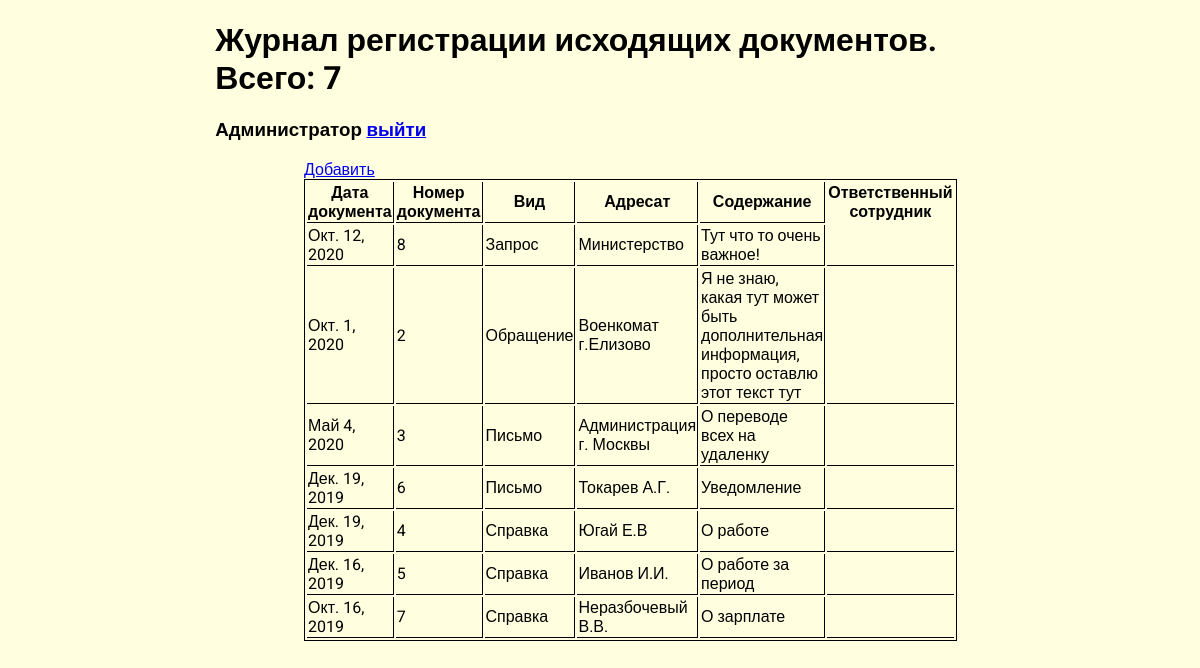
The app's page /journals/outbound_docs/ (signed in) with its own data.
### reg_jounals/models.py (models this page shows, shortened)
class OutBoundDocument(models.Model):
    doc_type = models.CharField(default='Письмо', max_length=100, help_text="Введите вид документа (письмо, справка, и.т.д)", verbose_name='Вид', db_index=True)
    doc_date = models.DateField(help_text="Введите дату документа", verbose_name='Дата документа', db_index=True)
    doc_dest =  models.CharField(max_length=256, help_text="Введите адресата", verbose_name='Получатель (адресат)')
    doc_additionalData = models.CharField(max_length=256, help_text="Введите содержание документа", verbose_name='Содержание документа')
    doc_res_officer = models.CharField(blank=True, default='none', max_length=256, help_text="Сотрудник, который внес документ в систему ", verbose_name='Ответственный сотрудник')
    class Meta:
        ordering = ["-doc_date"]
        verbose_name = 'Исходящий документ'
        verbose_name_plural = 'Исходящие документы'

### reg_jounals/views.py (the view)
# urls.py: path('outbound_docs/', views.outbound_docs, name='outbound'),
def outbound_docs(request):
    if request.user.is_authenticated:
        auth = request.user.is_authenticated
        documents = OutBoundDocument.objects.all()
        count = len(documents)
        method = str(request.method)
        usr = str(request.user.first_name)
        return render(request, 'reg_jounals/outbound_docs.html', context={'documents':documents, 'count':count, 'auth':auth})
    else:
        return render(request, 'reg_jounals/no_auth.html')

### reg_jounals/templates/reg_jounals/outbound_docs.html (shortened to what this page needs)
{%extends "reg_jounals/index.html" %}
{%block header%} Журнал регистрации исходящих документов. Всего: {{count}} {%endblock%}
{%block content%}
<a href="{% url 'doc_outbound_add_url' %}">Добавить</a>
<table>
  <tr>
    <th>Дата документа</th>
    <th>Номер документа</th>
    <th>Вид</th>
    <th>Адресат</th>
    <th>Содержание</th>
    <th>Ответственный сотрудник</th>
  </tr>
  {%for doc in documents%}
  <tr>
    <td>{{doc.doc_date}}</td>
    <td>{{doc.id}}</td>
    <td>{{doc.doc_type}}</td>
    <td>{{doc.doc_dest}}</td>
    <td>{{doc.doc_additionalData}}</td>
    <td>{{doc.doc_res_officer}}</td>
</tr>
  {%endfor%}
</table>
{%endblock%}

### reg_jounals/templates/reg_jounals/index.html (shortened to what this page needs)
<!DOCTYPE html>
<html lang="en">
<head>
  {%load static%}
  <link rel="stylesheet" href="{% static 'css/style.css'%}">
</head>
<body>
  <header>
    <div class="container">
      <h1>{%block header%}Журналы регистрации внутренней документации СУП{%endblock%}</h1>
      <h3>{{ user.first_name }} <a href="{% url 'logout'%}">выйти</a></h3>
    </div>
  </header>
  <div class="container d-block w-50">
    {%block content%}{%endblock%}
  </div>
</body>
</html>

### reg_jounals/static/css/style.css (style rules this page uses)
* { font-family: 'Roboto', sans-serif; }
html { background: lightyellow; }
.container { width: 65%; margin: auto; display: block; }
.d-block { display: block; }
.w-50 { width: 50%; }
table { border: solid 1px black; }
table tr th, td { border-right: solid 1px black; border-bottom: solid 1px black; }
table tr th:last-child, td:last-child { border-right: none; }
table tbody tr th:last-child { border-bottom: none; }
table tr:last-child { border-bottom: none; }

### records on screen
OutBoundDocument: doc_date "Окт. 12, 2020", id "8", doc_type "Запрос", doc_dest "Министерство", doc_additionalData "Тут что то очень важное!"
OutBoundDocument: doc_date "Окт. 1, 2020", id "2", doc_type "Обращение", doc_dest "Военкомат г.Елизово", doc_additionalData "Я не знаю, какая тут может быть дополнительная информация, просто оставлю этот текст тут"
OutBoundDocument: doc_date "Май 4, 2020", id "3", doc_type "Письмо", doc_dest "Администрация г. Москвы", doc_additionalData "О переводе всех на удаленку"
OutBoundDocument: doc_date "Дек. 19, 2019", id "6", doc_type "Письмо", doc_dest "Токарев А.Г.", doc_additionalData "Уведомление"
OutBoundDocument: doc_date "Дек. 19, 2019", id "4", doc_type "Справка", doc_dest "Югай Е.В", doc_additionalData "О работе"
OutBoundDocument: doc_date "Дек. 16, 2019", id "5", doc_type "Справка", doc_dest "Иванов И.И.", doc_additionalData "О работе за период"
OutBoundDocument: doc_date "Окт. 16, 2019", id "7", doc_type "Справка", doc_dest "Неразбочевый В.В.", doc_additionalData "О зарплате"

### other values on screen
{{ count }} "7"
{{ user.first_name }} "Администратор"
